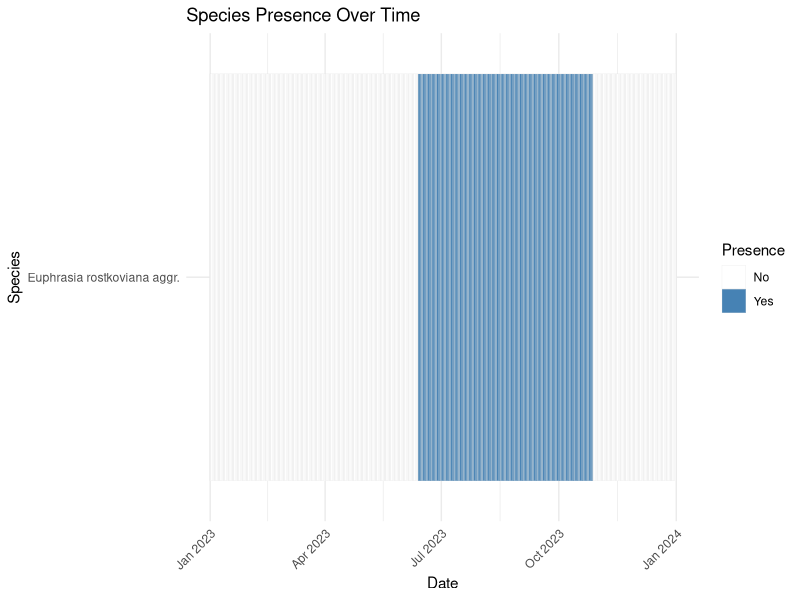
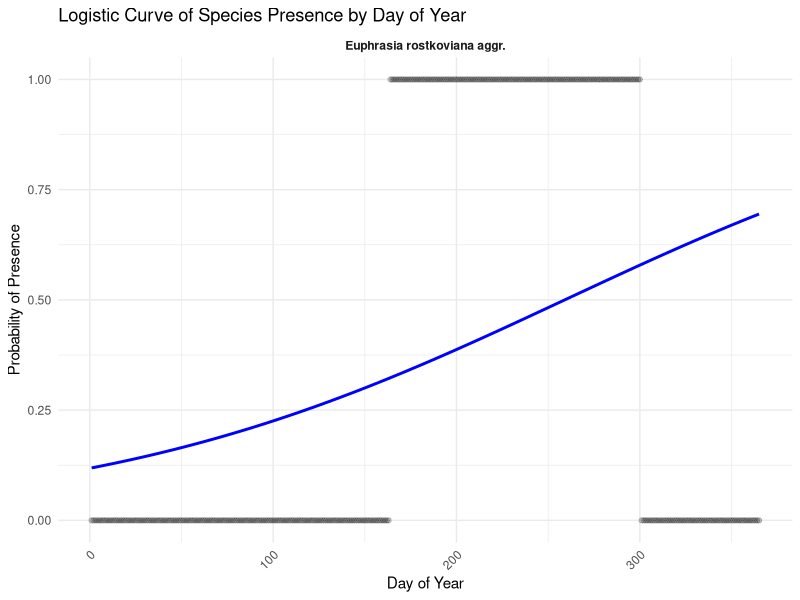
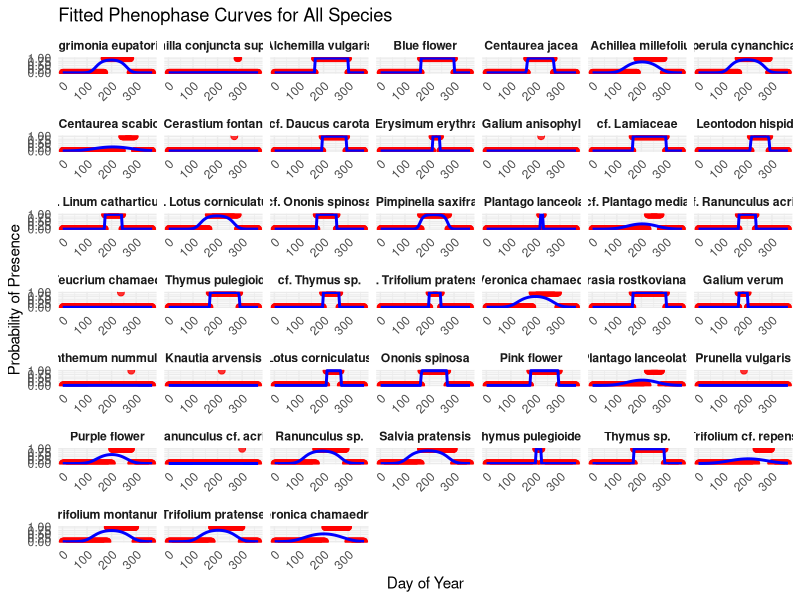
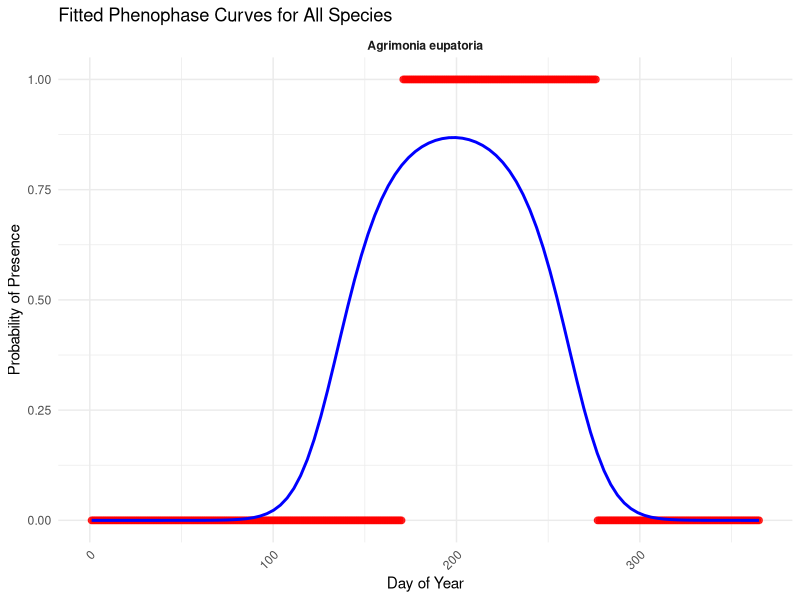

These charts were generated, in order, by the following R code:
## ---- chunk 1
# Load required packages
library(dplyr)
library(lubridate)
library(tidyverse)
## ---- chunk 2

# Read the CSV file (update the file path as needed)
df <- read.csv("data/five-cameras-Calanda-2023.csv", stringsAsFactors = FALSE)

# Convert the date_time column to Date format
# The provided format is "2023:06:13 15:07:28"
df$date <- as.Date(df$date_time, format = "%Y:%m:%d %H:%M:%S")

# Create daily presence data:
# For each species (class) and date, mark "Yes" if the sum of count is greater than 0.
daily_presence <- df %>%
  group_by(class, date) %>%
  summarize(present = if_else(sum(count, na.rm = TRUE) > 0, "Yes", "No"),
            .groups = "drop")

# Filter only days when the species was observed (Yes)
daily_presence_yes <- daily_presence %>%
  filter(present == "Yes") %>%
  arrange(class, date)

# Aggregate consecutive "Yes" days into presence intervals.
# The trick is to compute a grouping variable as the difference between the date (as integer) and the row number.
presence_intervals <- daily_presence_yes %>%
  group_by(class) %>%
  arrange(date) %>%
  mutate(interval_group = as.integer(date) - row_number()) %>%
  group_by(class, interval_group) %>%
  summarize(start_date = min(date),
            end_date = max(date),
            .groups = "drop")

# Display the resulting presence intervals for each species
print(presence_intervals)

## ---- chunk 3
# Create daily presence data for each species:
# For each species (class) and each date, mark "Yes" if the sum of count > 0, else "No"
daily_presence <- df %>%
  group_by(class, date) %>%
  summarize(present = if_else(sum(count, na.rm = TRUE) > 0, "Yes", "No"),
            .groups = "drop")

# Now, create a cumulative summary row per species:
# - first_presence: earliest date with "Yes"
# - last_presence: latest date with "Yes"
# - total_presence_days: total count of days when presence == "Yes"
cumulative_presence <- daily_presence %>%
  group_by(class) %>%
  summarize(first_presence = min(date[present == "Yes"], na.rm = TRUE),
            last_presence = max(date[present == "Yes"], na.rm = TRUE),
            total_presence_days = sum(present == "Yes"),
            .groups = "drop")

# Print the cumulative summary
print(cumulative_presence)
## ---- chunk 4
cumulative_presence_2023 <- cumulative_presence %>% filter(year(first_presence) %in% c(2023))

# Determine the overall date range (from the earliest first_presence to the latest last_presence)
overall_dates_all <- seq.Date(as.Date('2023-01-01'), as.Date('2023-12-31'), by = "day")

# Cross join species with the overall date range to create one row per species per day.
# Then, mark "Yes" if the date is between first_presence and last_presence, otherwise "No".
expanded_data_all <- cumulative_presence_2023 %>%
  crossing(date = overall_dates_all) %>%
  mutate(presence = if_else(date >= first_presence & date <= last_presence, "Yes", "No")) %>%
  select(class, date, presence)

# Display the new data frame
print(expanded_data_all)
## ---- chunk 5
# Plot the results
# We'll create a tile plot where the x-axis is the date and y-axis is the species.
# The fill indicates whether the species was present ("Yes") or absent ("No").
p <- expanded_data_all %>% 
  filter(class %in% c("Euphrasia rostkoviana aggr.")) %>%
  ggplot( aes(x = date, y = class, fill = presence)) +
  geom_tile(color = "gray90") +
  scale_fill_manual(values = c("Yes" = "steelblue", "No" = "white")) +
  labs(title = "Species Presence Over Time",
       x = "Date",
       y = "Species",
       fill = "Presence") +
  theme_minimal() +
  theme(axis.text.x = element_text(angle = 45, hjust = 1))

# Display the plot
print(p)
## ---- chunk 6

# Convert presence to a numeric variable (1 for "Yes", 0 for "No")
# and add a numeric day-of-year variable.
expanded_data_log <- expanded_data_all %>%
  mutate(presence_num = if_else(presence == "Yes", 1, 0),
         day_of_year = yday(date))

# Plot logistic regression curves by species.
# We use geom_point() to show the daily binary data and geom_smooth() to add a logistic curve.
p <- expanded_data_log %>%
   filter(class %in% c("Euphrasia rostkoviana aggr.")) %>%
  ggplot (aes(x = day_of_year, y = presence_num)) +
  geom_point(alpha = 0.2) +
  geom_smooth(method = "glm", 
              method.args = list(family = "binomial"), 
              se = FALSE, color = "blue") +
  facet_wrap(~ class, ncol = 1) +
  scale_y_continuous(limits = c(0, 1)) +
  labs(title = "Logistic Curve of Species Presence by Day of Year",
       x = "Day of Year",
       y = "Probability of Presence") +
  theme_minimal() +
  theme(strip.text = element_text(face = "bold"),
        axis.text.x = element_text(angle = 45, hjust = 1))

# Display the plot
print(p)
## ---- chunk 7

# For inverse logit (logistic function)
inv.logit <- plogis

# Define your custom likelihood function for MLE that accepts data as extra arguments.
curvefit_perplot <- function(param, days, phenophase) {
  peakp  <- param[1]   # peak day (time of peak phenophase)
  rangep <- param[2]   # width parameter (should be negative for a concave-down shape)
  maxp   <- param[3]   # offset on the logit scale
  
  # Compute the predicted probability using the quadratic logit model:
  pred <- inv.logit(rangep * (days - peakp)^2 + maxp)
  
  # Calculate the log-likelihood for the binary outcomes
  llik <- dbinom(phenophase, size = 1, prob = pred, log = TRUE)
  
  # Return the negative sum of log-likelihoods
  return(-sum(llik))
}

# Fit the model for each species and produce a prediction grid:
predicted_data_all <- expanded_data_log %>%
  group_by(class) %>%
  do({
    d <- .
    # Extract the day_of_year and binary presence for the current species
    days <- d$day_of_year
    phenophase <- d$presence_num
    
    # Provide initial guesses: use the median day as a starting peak, a small negative value for rangep, and 0 for maxp.
    init_params <- c(peakp = median(days), rangep = -0.01, maxp = 0)
    
    # Fit the model using optim(); if the fit fails, skip this group.
    fit <- try(optim(par = init_params, 
                     fn = curvefit_perplot, 
                     days = days, 
                     phenophase = phenophase,
                     method = "Nelder-Mead"), silent = TRUE)
    if (inherits(fit, "try-error")) {
      return(data.frame())
    }
    fitted_params <- fit$par
    
    # Create a prediction grid over the range of day_of_year for this species.
    d_pred <- data.frame(day_of_year = seq(min(days), max(days), length.out = 100))
    d_pred$pred <- inv.logit(fitted_params[2] * (d_pred$day_of_year - fitted_params[1])^2 + fitted_params[3])
    d_pred$class <- unique(d$class)
    d_pred
  }) %>%
  ungroup()

# Now plot the observed data and overlay the fitted probability curves for all species.
ggplot() +
  # Plot the observed binary data points (presence 0/1)
  geom_point(data = expanded_data_log, aes(x = day_of_year, y = presence_num), color = "red", size = 2, alpha = 0.8) +
  # Overlay the fitted smooth probability curves
  geom_line(data = predicted_data_all, aes(x = day_of_year, y = pred), color = "blue", size = 1) +
  facet_wrap(~ class, scales = "free_x") +
  labs(title = "Fitted Phenophase Curves for All Species",
       x = "Day of Year",
       y = "Probability of Presence") +
  scale_y_continuous(limits = c(0, 1)) +
  theme_minimal() +
  theme(strip.text = element_text(face = "bold"),
        axis.text.x = element_text(angle = 45, hjust = 1))
        
## ---- chunk 8
sp1 <- predicted_data_all %>% filter(class %in% c("Agrimonia eupatoria"))
el1 <- expanded_data_log %>% filter(class %in% c("Agrimonia eupatoria"))

# Now plot the observed data and overlay the fitted probability curves for all species.
ggplot() +
  # Plot the observed binary data points (presence 0/1)
  geom_point(data = el1, aes(x = day_of_year, y = presence_num), color = "red", size = 2, alpha = 0.8) +
  # Overlay the fitted smooth probability curves
  geom_line(data = sp1, aes(x = day_of_year, y = pred), color = "blue", size = 1) +
  facet_wrap(~ class, scales = "free_x") +
  labs(title = "Fitted Phenophase Curves for All Species",
       x = "Day of Year",
       y = "Probability of Presence") +
  scale_y_continuous(limits = c(0, 1)) +
  theme_minimal() +
  theme(strip.text = element_text(face = "bold"),
        axis.text.x = element_text(angle = 45, hjust = 1))
        
